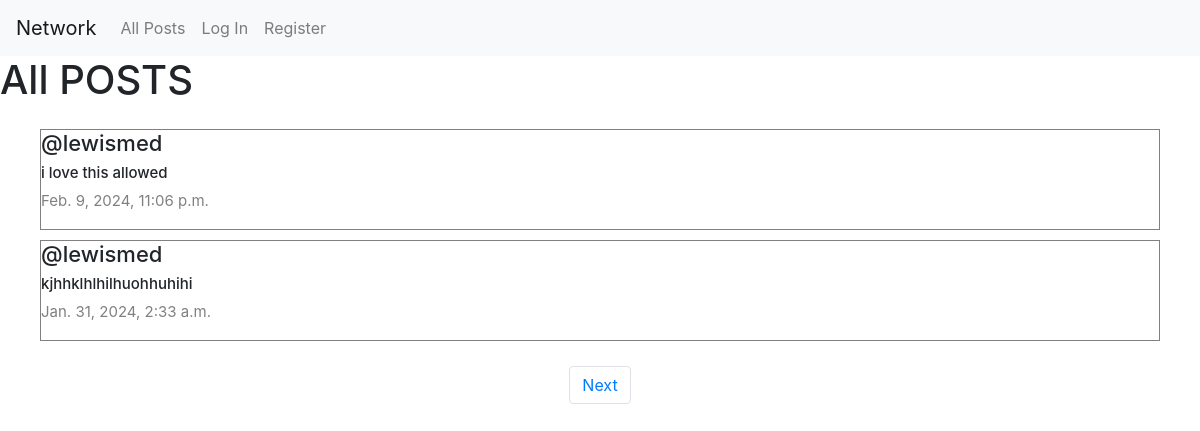
/, run on an earlier commit of the app's database.
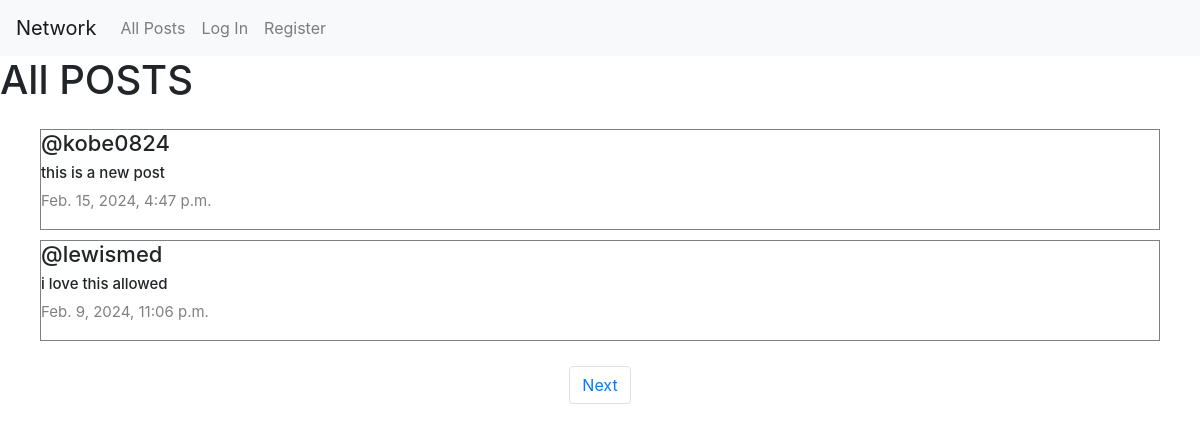
And on a later commit of the database.
### network/models.py (models this page shows, shortened)
class Post(models.Model):
    content=models.CharField(max_length=140)
    user=models.ForeignKey(User,on_delete=models.CASCADE,related_name="author")
    date=models.DateTimeField(auto_now_add=True)

class User(AbstractUser):
    pass

### network/views.py (the view)
# urls.py: path("", views.index, name="index"),
def index(request):
    allPosts=Post.objects.all().order_by("id").reverse()
    paginator=Paginator(allPosts,2)
    page_number= request.GET.get('page')
    posts_of_the_page=paginator.get_page(page_number)
    return render(request, "network/index.html",{
        "allPosts":allPosts,
        "posts_of_the_page":posts_of_the_page
    })

### network/templates/network/index.html (shortened to what this page needs)
{% extends "network/layout.html" %}
{% block body %}
<h1>All POSTS</h1>
<div class="all-posts" >
    {% for post in posts_of_the_page %}
    <div class="post" style="margin: 5px 20px; border:0.1px solid gray; display: flex;
    justify-content: center;
    flex-direction:column;
    box-sizing: border-box;">
        <h5 class="username">@{{ post.user }}</h5>
       <h6 class="content" id="content_{{post.id}}" >{{ post.content }}</h6>
        <p class="date"> {{ post.date }}</p>
    </div>
    {% endfor %}
</div>
<nav aria-label="Page navigation example">
    <ul class="pagination d-flex justify-content-center">
      {% if posts_of_the_page.has_next %}
      <li class="page-item"><a class="page-link" href="?page={{ posts_of_the_page.next_page_number }}">Next</a></li>
        {% endif %}
    </ul>
  </nav>
{% endblock %}

What changed in the data, as far as the page shows it:
no longer on this page (row edited): Post: user "lewismed", content "kjhhklhlhilhuohhuhihi", date "Jan. 31, 2024, 2:33 a.m."
added Post: user "kobe0824", content "this is a new post", date "Feb. 15, 2024, 4:47 p.m."
